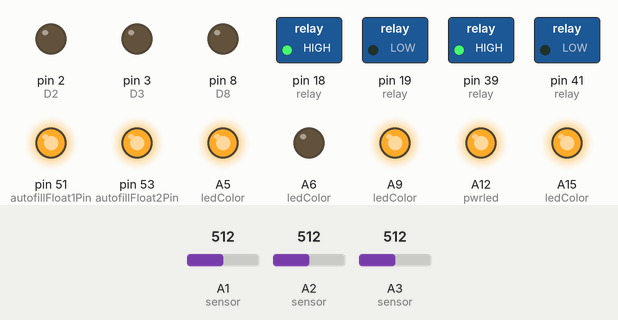
Recording of a sketch running on a simulated Arduino Mega 2560, built with avr-gcc and run on an emulated ATmega2560. Shown: switched loads named in the sketch (green lamp = pin HIGH), output pins drawn as LEDs (lit = HIGH). Inputs (shaded band) come from the test bench; at power-on: A2 (sensor) = 512, A3 (sensor) = 512, A1 (sensor) = 512. Pins used as bus, display or sensor lines are not drawn.

Above: at 1.9 s.
2.0 s: A2 (sensor) set to 530
At 3.2 s:
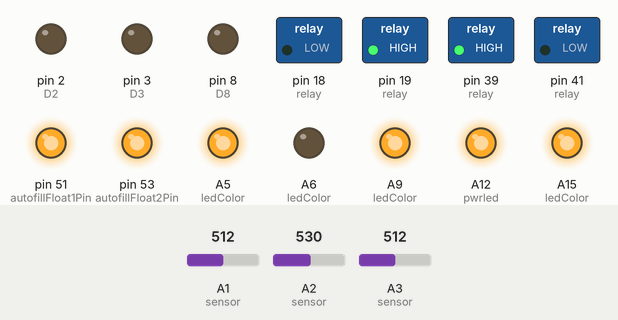
4.2 s: A3 (sensor) set to 523
At 5.9 s:
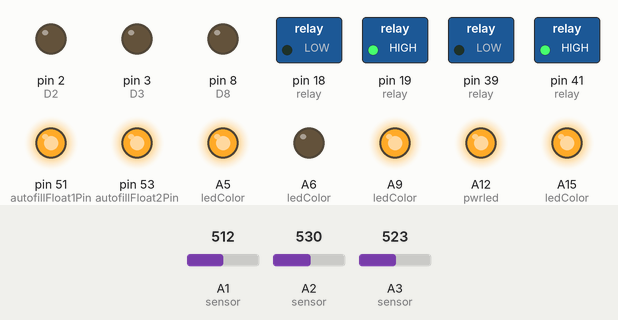
6.2 s: A1 (sensor) set to 423
8.9 s: A1 (sensor) set to 402
At 10.6 s:
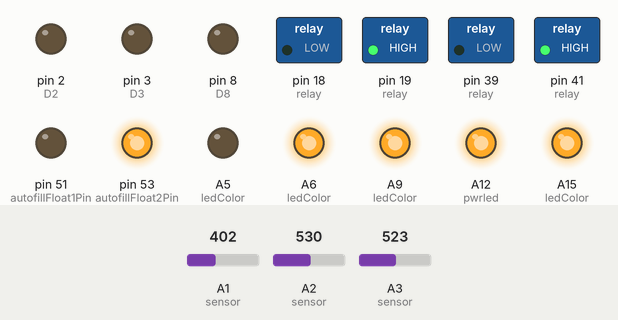
11.2 s: A3 (sensor) set to 511
At 13.3 s:
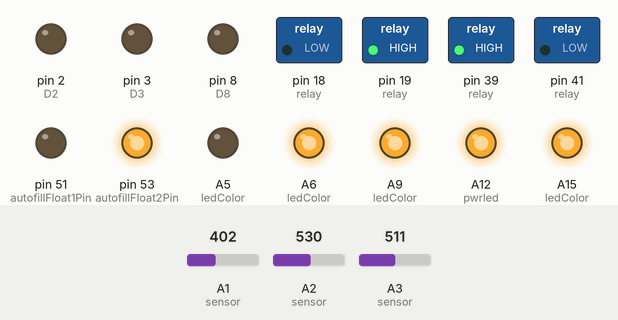
14.2 s: A2 (sensor) set to 511
At 17.2 s:
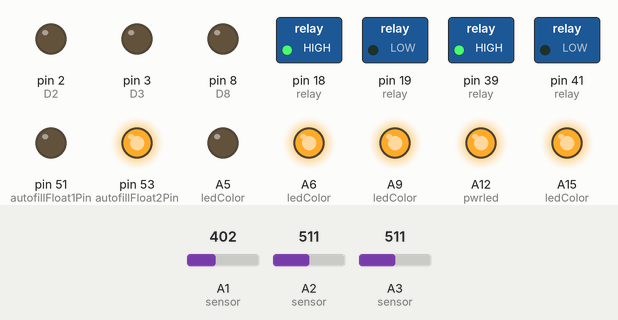
Timing chart, 0 to 18.2 s (numbered marks = the images above; inputs shaded):
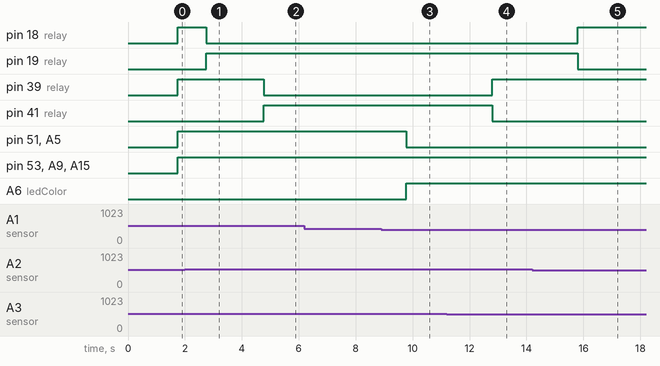

The sketch:

sketch.ino
```cpp
// #define DEBUG            // Enables serial debug messaging
// #define LOG_WRITE
// #define LOG_READ_VOLTAGE
// #define TEST             // Executes unit test code at the end of setup

// The hardware test loop will endlessly cycle from bucket 0 to numBuckets
// turning on the appropriate LEDs and relays for each bucket. It will do
// this for all tanks as it steps into each bucket. The loop will pause for
// each bucket for HWTEST_DELAY milliseconds before continuing to the next
// bucket. When the last bucket is reached, it will continue again with the
// first bucket.
// #define HWTEST              // Enables hardware test loop
// #define HWTEST_DELAY 500   // number of milliseconds to pause for each bucket

// Enable watermaker autofill
#define AUTOFILL

// Hardware constants
// digital pins
const int D0 = 0;
const int D1 = 1;
const int D2 = 2;
const int D3 = 3;
const int D4 = 4;
const int D5 = 5;
const int D6 = 6;
const int D7 = 7;
const int D8 = 8;
const int D9 = 9;
const int D10 = 10;
const int D11 = 11;
const int D12 = 12;
const int D13 = 13;
const int D14 = 14;
const int D15 = 15;
const int D16 = 16;
const int D17 = 17;
const int D18 = 18;
const int D19 = 19;
const int D20 = 20;
const int D21 = 21;
const int D22 = 22;
const int D23 = 23;
const int D24 = 24;
const int D25 = 25;
const int D26 = 26;
const int D27 = 27;
const int D28 = 28;
const int D29 = 29;
const int D30 = 30;
const int D31 = 31;
const int D32 = 32;
const int D33 = 33;
const int D34 = 34;
const int D35 = 35;
const int D36 = 36;
const int D37 = 37;
const int D38 = 38;
const int D39 = 39;
const int D40 = 40;
const int D41 = 41;
const int D42 = 42;
const int D43 = 43;
const int D44 = 44;
const int D45 = 45;
const int D46 = 46;
const int D47 = 47;
const int D48 = 48;
const int D49 = 49;
const int D50 = 50;
const int D51 = 51;
const int D52 = 52;
const int D53 = 53;

// analog pins
const int unused0 = A0;
const int tank1 = A1;      // input from tank 1 sensor
const int tank2 = A2;      // input from tank 2 sensor
const int tank3 = A3;      // input from tank 3 sensor
const int rled1 = A4;      // Red LED, Tank 2
const int gled1 = A5;      // Green LED, Tank 2
const int yled1 = A6;      // Yellow LED, Tank 2
const int unused7 = A7;
const int rled2 = A8;      // Red LED, Tank 3
const int gled2 = A9;      // Green LED, Tank 3
const int yled2 = A10;     // Yellow LED, Tank 3
const int unused1 = A11;
const int pwrled = A12;    // Power LED
const int rled3 = A13;     // Red LED, Tank 1
const int gled3 = A14;     // Green LED, Tank 1
const int yled3 = A15;     // Yellow LED, Tank 1

// Algorithm constants
// Total period over which to average the tank level for each update, in milliseconds
const int averagePeriodMs = 1000;
// The number or readings to take during the averaging period
const int numReadings = 10;
// Number of ms to delay to allow ADC to stabilize before taking each reading.
const int delayMs = averagePeriodMs / numReadings;

// the number of tanks to be monitored
const int numTanks = 3;
// Number of voltage buckets and outputs to track
const int numBuckets = 7;

// the sensor pin for each tank
const int sensor[numTanks] = { tank1, tank2, tank3 };

#ifdef AUTOFILL
// tank index constants
const int autofillIsDisabled    = -1;
const int portWaterTank  = 0;
const int stbWaterTank   = 1;
const int wasteTank      = 2;

// the tank selected to monitor for watermaker autofill
const int autofillTank = portWaterTank;

// when the fillTank level drops to autoFillLowBucket the watermaker is signaled to start
const int autofillLowBucket = 2;

// when the fillTank level rises to autoFillHighBucket the watermaker is signaled to stop
const int autofillHighBucket = 4;

// watermaker signal pins
const int autofillFloat1Pin = D51;
const int autofillFloat2Pin  = D53;
#endif

// The voltage limits for each bucket. vLimit[bucketNumber] is the lower limit for each bucket, and
// vLimit[bucketNumber+1] is the upper limit for each bucket.
const float vLimit[numTanks][numBuckets] = {
  { 0.1, 1.0, 1.5, 2.0, 2.5, 3.5, 4.0 },
  { 0.1, 1.0, 1.5, 2.0, 2.5, 3.5, 4.0 },
  { 0.1, 1.0, 1.5, 2.0, 2.5, 3.5, 4.0 }
};

// The led color to be illuminated when the voltage falls within the limits for each bucket.
const int bucketColor[numTanks][numBuckets+1] = {
  { rled1, rled1, yled1, yled1, gled1, gled1, gled1, gled1 },
  { rled2, rled2, yled2, yled2, gled2, gled2, gled2, gled2 },
  { gled3, gled3, gled3, gled3, yled3, yled3, rled3, rled3 }
};

// The pin to be energized when the voltage falls within the limits for each bucket. This pin will
// energize the appropriate relay to set the desired resistance.
const int relay[numTanks][numBuckets+1] = {
  { D2,  D3,  D4,  D5,  D6,  D7,  D8,  D9 },
  { D14, D15, D16, D17, D18, D19, D20, D21 },
  { D31, D33, D35, D37, D39, D41, D43, D45 }
};

// The alarm LED for each tank
const int ledColor[numTanks][3] = {
  { rled1, yled1, gled1 },
  { rled2, yled2, gled2 },
  { rled3, yled3, gled3 }
};
const int red = 0;
const int yellow = 1;
const int green = 2;

// algorithm variables
// The last bucket to be set. Allows us to clear the last bucket when the bucket changes, and to only
// change led and relay states when the bucket changes.
int lastBucket[numTanks] = { 0, 0, 0};

// The average readings for each tank per loop pass.
float avgVoltage[numTanks] = { 0, 0, 0 };

// Error constants
// Voltage below lower limit.
const int ERR_LOW_VOLTAGE = -1;
// Voltage above upper limit.
const int ERR_HIGH_VOLTAGE = -2;
// Pin to raise on high voltage error
const int ERR_HIGH_VOLT_PIN = D13;

// ADC to Voltage conversion constants
// See https://www.arduino.cc/reference/en/language/functions/analog-io/analogread/
// In particular:
//    Reads the value from the specified analog pin. Arduino boards contain a multichannel,
//    10-bit analog to digital converter. This means that it will map input voltages between
//    0 and the operating voltage(5V or 3.3V) into integer values between 0 and 1023. On an
//    Arduino UNO, for example, this yields a resolution between readings of: 5 volts / 1024
//    units or, 0.0049 volts (4.9 mV) per unit.
//
// The Arduino board voltage
const float BOARD_VOLTAGE = 5.0;  // 5.0 is the voltage for the Arduino UNO.
// The factor used to convert Arduino analogRead() inputs directly to voltage.
const float ADC_TO_VOLTAGE_FACTOR = BOARD_VOLTAGE / 1024;

// Returns the bucket index for a given voltage v by walking the list of vLimits. If v
// is not within the limits defined by vLimit, either below or equal to vLimit[0] or above vLimit[numBuckets+1],
// then either ERR_LOW_VOLTAGE or ERR_HIGH_VOLTAGE are returned respectively. All valid bucket indexes
// are non-negative, and all errors returned are negative.
int getBucketForVoltage(float v, int tank) {
  #ifdef TEST
    v = round( v * 100.0 ) / 100.0; // deals with float weirdness during tests
  #endif
  // Loop over all the vLimits
  int n = numBuckets;
  for (int i=0; i<numBuckets; i=i+1) {
    if ( v <= vLimit[tank][i]) {
        #ifdef DEBUG
          Serial.print("getBucketForVoltage returning bucket "); Serial.print(i); Serial.print(" for voltage "); Serial.println(v);
        #endif
      return i;
    }
  }

  #ifdef DEBUG
    Serial.print("getBucketForVoltage returning bucket 7 for voltage "); Serial.println(v);
  #endif
  return numBuckets;
}

// Reads the voltage from the sensor pin numReadings times, with a delayMs delay between each reading. The
// intention behind this delay is to allow the ADC to stabilize between readings, and the multiple readings
// are averaged to present a more stabilized reading in the face of tank level fluctuations due to motion
// within the tank.
void readAvgVoltage(int numReadings, int delayMs) {
  int total[numTanks] = {0, 0, 0};                // Sum of all readings

  // totals all ADC outputs in the range of 0-1023
  for (int i = 0; i < numReadings; i++) {
    delay(delayMs);                    // delay before reading the sensor, so all readings have time to settle
    for (int p = 0; p < numTanks; p++ ) {
      total[p] += analogRead(sensor[p]);
    }
  }
  // converts the total of all digital ADC outputs into a total mV value, converting from int to float,
  // and divides by the number of readings to obtain an average mV value.
  for (int p = 0; p < numTanks; p++ ) {
    avgVoltage[p] = (total[p] * ADC_TO_VOLTAGE_FACTOR) / numReadings;
    #ifdef LOG_READ_VOLTAGE
      Serial.print("readAvgVoltage() returning "); Serial.print(avgVoltage[p]); Serial.print(" for pin "); Serial.println(sensor[p]);
    #endif
  }
}

// Debugging method to log all digital writes.
void  logWrite(int pin, int value) {
  #ifdef LOG_WRITE && DEBUG
      Serial.print("digitalWrite( pin " ); Serial.print(pin); Serial.print(", "); Serial.print(value); Serial.println(")");
  #endif
  digitalWrite(pin, value);
}

// Manipulate the UI appropriately to indicate an error has occurred. Currently only turns the red LED on
// then off once.
void alarm(int tank) {                 // flash red led if volume falls below 7%
  #ifdef DEBUG
    Serial.println( "Alarm triggered!" );
  #endif
  logWrite(ledColor[tank][red], HIGH);
  delay (1000);
  logWrite(ledColor[tank][red], LOW);
  delay (1000);
  #ifdef DEBUG
    Serial.println( "Alarm exiting." );
  #endif
}

void setBucket(int b, bool inBucket, int tank) {
  #ifdef DEBUG
    Serial.print("setBucket() setting bucket "); Serial.print(b); Serial.print(inBucket ? " to true" : " to false"); Serial.print(" for tank "); Serial.print(tank);
      Serial.print(" on voltage of "); Serial.println( avgVoltage[tank] );
  #endif
  // set the relay HIGH if we're in the current voltage bucket, otherwise set LOW
  logWrite( relay[tank][b], inBucket ? HIGH : LOW );
  // set each led to HIGH if the color matches the current bucket, otherwise set LOW
  int currentColor = bucketColor[tank][b];
  logWrite( ledColor[tank][red], (inBucket && ledColor[tank][red] == currentColor) ? HIGH : LOW );
  logWrite( ledColor[tank][yellow], (inBucket && ledColor[tank][yellow] == currentColor) ? HIGH : LOW );
  logWrite( ledColor[tank][green], (inBucket && ledColor[tank][green] == currentColor) ? HIGH : LOW );
}

// This is the arduino entry point. It is called repeatedly from the OS. Each invocation will read
// the average voltage over the averagePeriodMs time, determine which bucket the voltage falls into,
// and check for and handle ERR_LOW_VOLTAGE and ERR_HIGH_VOLTAGE.
void loop() {
  #ifdef DEBUG
    Serial.println ("loop()");
  #endif

  // reads all tank voltages
  readAvgVoltage(numReadings, delayMs);

  for( int tank=0; tank<numTanks; tank++ ) {
    int vBucket = getBucketForVoltage(avgVoltage[tank], tank);

    if( vBucket == lastBucket[tank] ) {
      continue; // do nothing if the bucket hasn't changed.
    }

    if( vBucket < 0 || vBucket > numBuckets ) {
      #ifdef DEBUG
        Serial.print("Unknown error detected: "); Serial.println(vBucket);
      #endif
      continue;
    }
    #ifdef AUTOFILL
      if( tank == autofillTank ) {
        // Check selected water tank to turn watermaker on or off
        logWrite(autofillFloat2Pin, vBucket >= autofillLowBucket ? HIGH : LOW );
        logWrite(autofillFloat1Pin, vBucket >= autofillHighBucket ? HIGH : LOW );
      }
    #endif

    // normal operation
    #ifdef DEBUG
      Serial.print("Switching bucket state from "); Serial.print(lastBucket[tank]); Serial.print(" to "); Serial.print(vBucket); Serial.print(" for tank "); Serial.println(tank);
    #endif
    setBucket(lastBucket[tank], false, tank);
    setBucket(vBucket, true, tank);
    lastBucket[tank] = vBucket;
  }

}

// Setup() initializes all the pins and enables serial i/o for debugging.
void setup() {
  #if defined DEBUG || defined TEST || defined HWTEST
    Serial.begin(9600);           // initialize serial interface
    Serial.println ("Entering setup. Serial initialized.");
  #endif

  #ifdef TEST
    Serial.println( "Executing tests...");
    testGetBucketForVoltage();
  #endif

  // turn on power LED
  pinMode(pwrled, OUTPUT);
  logWrite( pwrled, HIGH );

  // initialize pins
  // all relay output pins
  for( int tank=0; tank < numTanks; tank++ ) {
    for( int i=0; i<numBuckets; i++) {
      pinMode( relay[tank][i], OUTPUT);
    }
    pinMode(sensor[tank], INPUT);       // Tank sensor input
    // LEDs
    pinMode(ledColor[tank][red], OUTPUT);
    pinMode(ledColor[tank][yellow], OUTPUT);
    pinMode(ledColor[tank][green], OUTPUT);
    // relay pins
    for( int r=0; r<=numBuckets; r++ ) {
      pinMode( relay[tank][r], OUTPUT);
      #ifdef DEBUG
      Serial.print("Setting pin "); Serial.print(relay[tank][r]); Serial.println(" to OUTPUT");
      #endif
    }
  }

  // high voltage error pin
  pinMode(ERR_HIGH_VOLT_PIN, OUTPUT);

  // flash PWR once
  logWrite( pwrled, LOW );
  delay(750);
  logWrite( pwrled, HIGH );

  #ifdef AUTOFILL
    pinMode(autofillFloat1Pin, OUTPUT);
    pinMode(autofillFloat2Pin, OUTPUT);
  #endif

  #ifdef HWTEST
    Serial.println( "Running hardware test loop…");
    runHWTestLoop();
  #endif

  #ifdef DEBUG
    Serial.println ("Exiting setup.");
  #endif
}

#ifdef TEST // All test methods below.

// Checks to be sure that the correct bucket index is returned given the expected range of
// voltage values.
void testGetBucketForVoltage() {
  #ifdef DEBUG
    Serial.println("testGetBucketForVoltage()");
  #endif

 // voltages! { 0.1, 1.0, 1.5, 2.0, 2.5, 3.5, 4.0 },
 // buckets!  {   0,   1,   2,   3,   4,   5,   6,   7}

  int testCaseLen = 11; // length of the testCase array
  float testCase[] = {0.0, 0.1, 0.3, 0.5, 0.6, 1.0, 1.1, 1.2, 3.0, 6.0, 7.0 };  // the test inputs
  int expected[] =   {  0,   0,   1,   1,   1,   1,   2,   2,   5,   7,   7 };  // and expected output values for each input

  bool pass = true;
  for(int i=0; i<testCaseLen; i++) {
    int actual = getBucketForVoltage(testCase[i], 0);
    if(expected[i] != actual) {
      Serial.print( "   Case "); Serial.print(i); Serial.print(" expected "); Serial.print(expected[i]); Serial.print(" != "); Serial.println(actual);
      pass = false;
    }
  }
  Serial.print( "testGetBucketForVoltage: "); Serial.println(pass ? "PASS" : "FAIL");
}
#endif

#ifdef HWTEST
void runHWTestLoop() {
  while(true) {
    for(int b=0; b<=numBuckets; b++) {
      Serial.print( "Switching to bucket " ); Serial.println( b );
      for(int t=0; t<numTanks; t++) {
        setBucket(lastBucket[t], false, t);
        setBucket(b, true, t);
        lastBucket[t] = b;
      }
      delay(HWTEST_DELAY);
    }
  }
}
#endif
```

Measured:
- the behaviour switches between 512 and 513 on A2 (sensor) (found by bisection; images 0 and 1)
- the behaviour switches between 512 and 513 on A3 (sensor) (found by bisection; images 1 and 2)
- the behaviour switches between 410 and 409 on A1 (sensor) (found by bisection; images 2 and 3)
- after the input at 2.0 s, pin 18 (relay): HIGH → LOW after 0.76 s; pin 19 (relay): LOW → HIGH after 0.76 s
- after the input at 4.2 s, pin 39 (relay): HIGH → LOW after 0.56 s; pin 41 (relay): LOW → HIGH after 0.56 s
- after the input at 6.2 s, every drawn part: stays the same
- after the input at 8.9 s, pin 51 (autofillFloat1Pin), A5 (ledColor): HIGH → LOW after 0.88 s; A6 (ledColor): LOW → HIGH after 0.88 s
- after the input at 11.2 s, pin 39 (relay): LOW → HIGH after 1.6 s; pin 41 (relay): HIGH → LOW after 1.6 s
- after the input at 14.2 s, pin 18 (relay): LOW → HIGH after 1.6 s; pin 19 (relay): HIGH → LOW after 1.6 s
